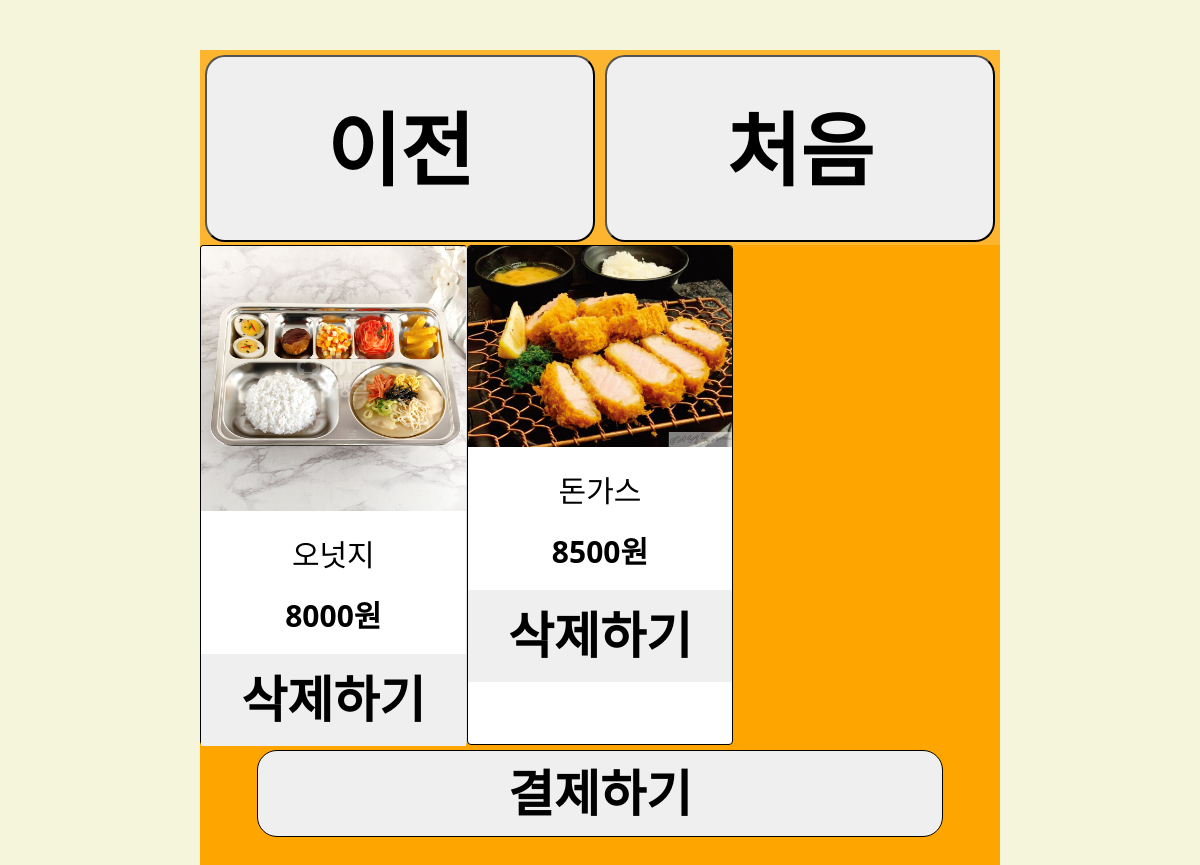
Page /cart/ on the earlier database version.
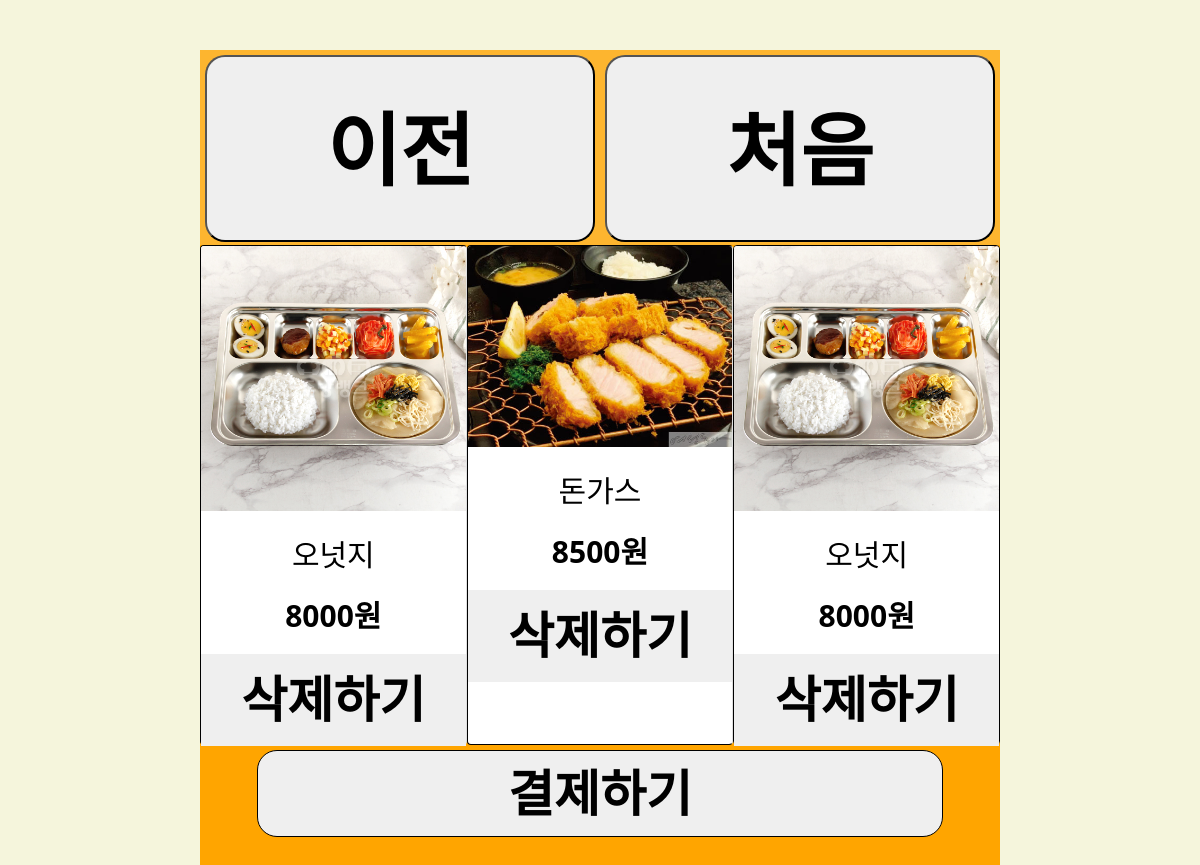
Same page on the later database version.
### menu/models.py (models this page shows)
class Cart(models.Model):
    name = models.CharField(max_length=250) #메뉴명
    price = models.IntegerField()
    image = models.TextField()

### menu/views.py (the view)
# urls.py: path('cart/', cart_list, name="cart_list"),
def cart_list(request):
    carts = Cart.objects.all()
    return render(request, 'menu/cart_list.html', {'carts': carts})

### menu/templates/menu/cart_list.html (shortened to what this page needs)
{% extends 'base.html' %}
{% load static %}
{% block content %}
<div class="header">
    <a href="{% url 'menu:menu' %}"><button class="back" onmouseover="speakText('이전')"
            onmouseleave="stopSpeaking();">이전</button></a>
    <a href="{% url 'menu:cart_delete' %}"><button class="back" onmouseover="speakText('처음')"
            onmouseleave="stopSpeaking();">처음</button></a>
</div>
<div class="cardContainer">
    {% for cart in carts %}
    <div class="card"  onmouseover="speakText('{{cart.name}} {{cart.price}} 원  삭제하시려면 메뉴를 누르세요')"
    onmouseleave="stopSpeaking();">
        <a href="{% url 'menu:delete2' cart.id %}" style="text-decoration: none; color:black">
            <img src="{{ cart.image }}"
                class="card-img-top" alt="...">
            <div class="card-body">
                <h5 class="card-title">{{cart.name}}</h5>
                <p class="card-text">{{cart.price}}원</p>
            </div>
            <button id="cart_delete" class="cart_delete_btn">삭제하기</button>
        </a>
    </div>
    {% endfor %}
</div>
<a href="{% url 'main:pay' %}"><button id="pay_btn" onmouseover="speakText('결제하기')"
        onmouseleave="stopSpeaking();">결제하기</button></a>
{% endblock %}

Differences in the rows shown:
added Cart: image (picture), name "오넛지", price "8000"
